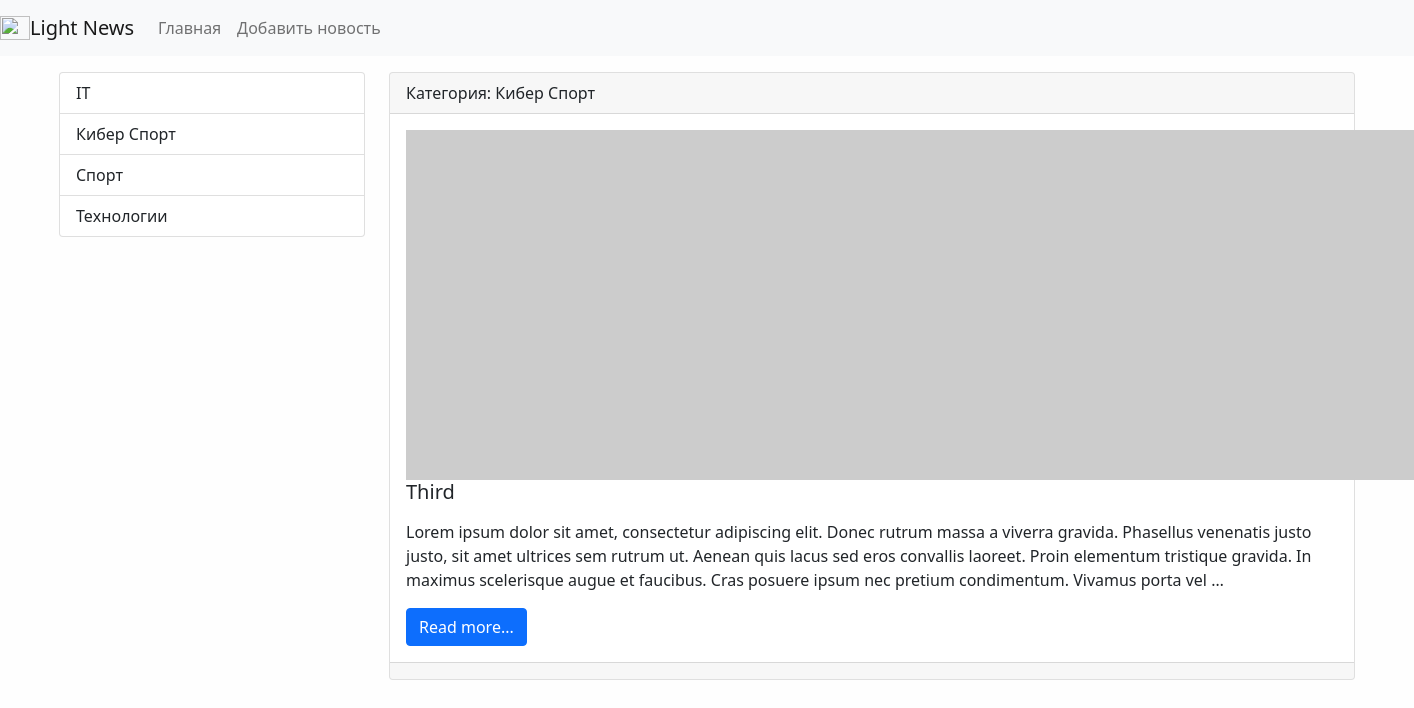
The page /news/category/2/ on the database its author committed.
### news/models.py (models this page shows, shortened)
class Category(models.Model):
    title = models.CharField(max_length=150, db_index=True)
    def get_absolute_url(self):
        return reverse_lazy('category', kwargs={'category_id': self.pk})
    def __str__(self):
        return self.title
    class Meta:
        verbose_name = 'Категория'
        verbose_name_plural = 'Категории'
        ordering = ['title']

class News(models.Model):
    title = models.CharField(max_length=128)
    content = models.TextField(blank=True)
    created_date = models.DateTimeField(auto_now_add=True)
    updated_date = models.DateTimeField(auto_now=True)
    photo = models.ImageField(upload_to='photos/%Y/%m/%d', blank=True)
    publish = models.BooleanField(default=True)
    category = models.ForeignKey('Category', on_delete=models.PROTECT, null=True)
    def get_absolute_url(self):
        return reverse_lazy('view_news', kwargs={'news_id': self.pk})
    class Meta:
        verbose_name = 'Новость'
        verbose_name_plural = 'Новости'
        ordering = ['-created_date']

### news/views.py (the view)
# urls.py: path('category/<int:category_id>/', get_category, name='category'),
def get_category(request, category_id):
    news = News.objects.filter(category_id=category_id)
    category = Category.objects.get(pk=category_id)
    context = {'news': news,
               'category': category
               }
    return render(request, 'news/category.html', context=context)

### news/templatetags/news_tags.py (called while the page is built)
@register.inclusion_tag('news/list_categories.html')
def show_categories():
    categories = Category.objects.all()
    return {'categories': categories}

### news/templates/news/category.html (shortened to what this page needs)
{% extends 'base.html' %}
{% block sidebar %}
{% include 'inc/_sidebar.html' %}
{% endblock %}
{% block content %}
{% for item in news %}
<div class="card mb-3">
    <div class="card-header">
        Категория: {{ item.category }}
    </div>
    <div class="card-body">
        <div class="media">
            {% if item.photo %}
            <img src="{{ item.photo.url }}" alt="" width="350" class="mr-3">
            {% else %}
            <img src="https://picsum.photos/id/1060/350/235/?blur=2" alt="" class="mr-3">
            {% endif %}
            <div class="media-body">
                <h5 class="card-title">{{ item.title }}</h5>
                <p class="card-text">{{ item.content|safe|linebreaks|truncatewords:50 }}</p>
                <a href="{{ item.get_absolute_url }}" class="btn btn-primary">Read more...</a>
            </div>
        </div>
    </div>
    <div class="card-footer text-muted">
    </div>
</div>
{% endfor %}
{% endblock %}

### news/templates/news/list_categories.html
<div class="list-group">
    {% for item in categories %}
    <a href="{{ item.get_absolute_url }}" class="list-group-item list-group-item-action">
        {{ item.title }}</a>
    {% endfor %}
</div>

### my_app/static/css/style.css (style rules this page uses)
body { background-color: #fefefe; }

### rows shown on the page
Category: title "IT"
Category: title "Кибер Спорт"
Category: title "Спорт"
Category: title "Технологии"
News: category "Кибер Спорт", title "Third", content "Lorem ipsum dolor sit amet, consectetur adipiscing elit. Donec rutrum massa a viverra gravida. Phasellus venenatis justo justo, sit amet ultrices sem rutrum ut. Aenean quis lacus sed eros convallis laoreet. Proin elementum tristique gravida. In maximus scelerisque augue et faucibus. Cras posuere ipsum nec pretium condimentum. Vivamus porta vel …"
